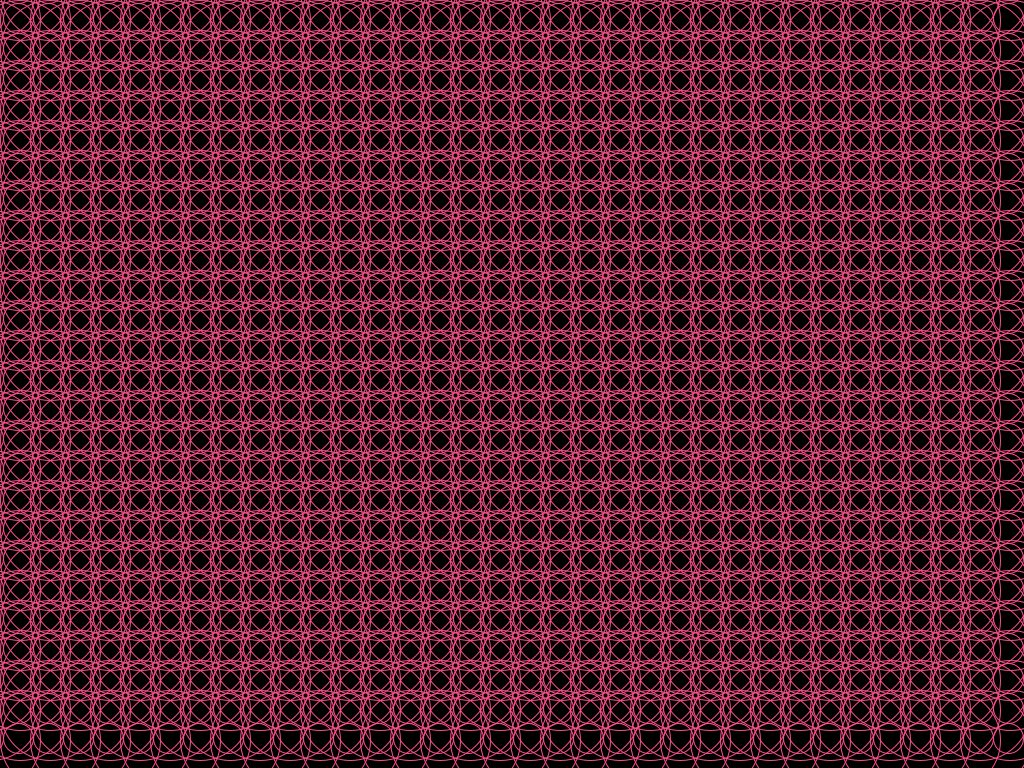
Frame 1 (no input)
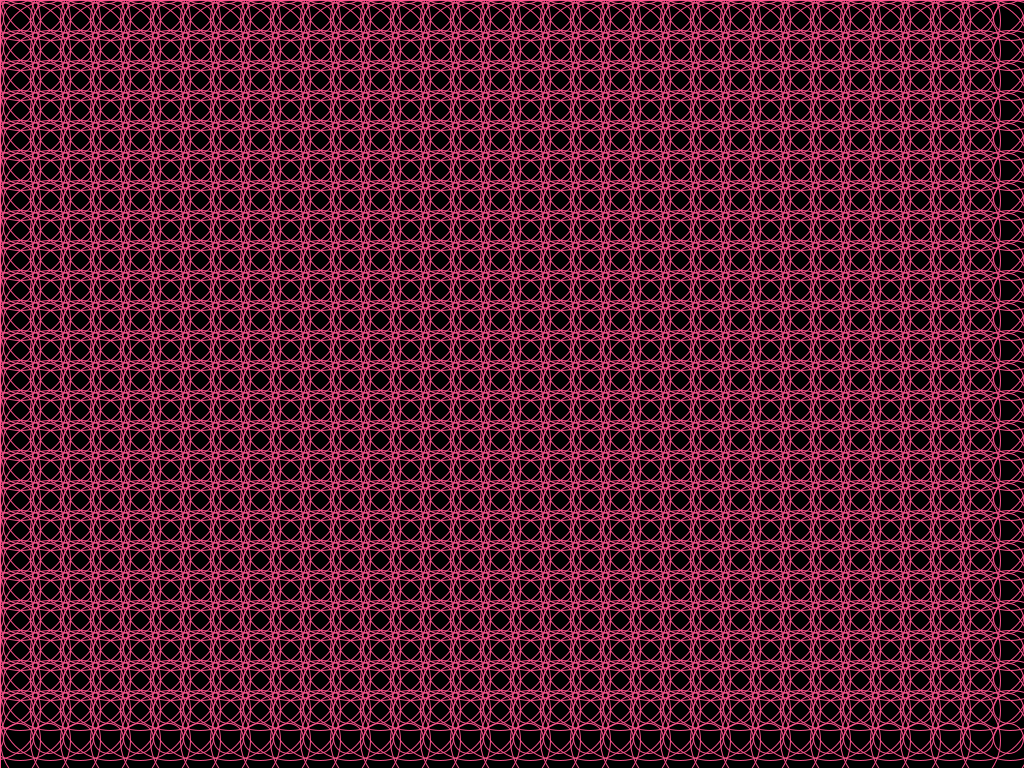
Frame 2 (the mouse pressed at the canvas centre, redrawn once)

The Processing sketch that drew these frames (run headless with seeded random() and noise(); the mouse was pressed at the canvas centre and the sketch redrawn once):

// Processing sketch: processing_147831
// ── processing_147831.pde


void setup(){ 

size(1024,768); 
smooth();
noLoop(); //shine color
} 

void draw() { 
  fill(0);
  background(0);
  rect(0, 0, width, height);    
  for (int s = -10; s < width; s = s +30) {   
    for (int j = -10; j < height; j = j +30) {
      stroke(#F7528A);
      noFill();   
      ellipse(s,j,100,100); 
      ellipse(s-2,j-2,30,30); 
    } 
  }
} 

void keyPressed() {
  background(0);
  redraw();
}
